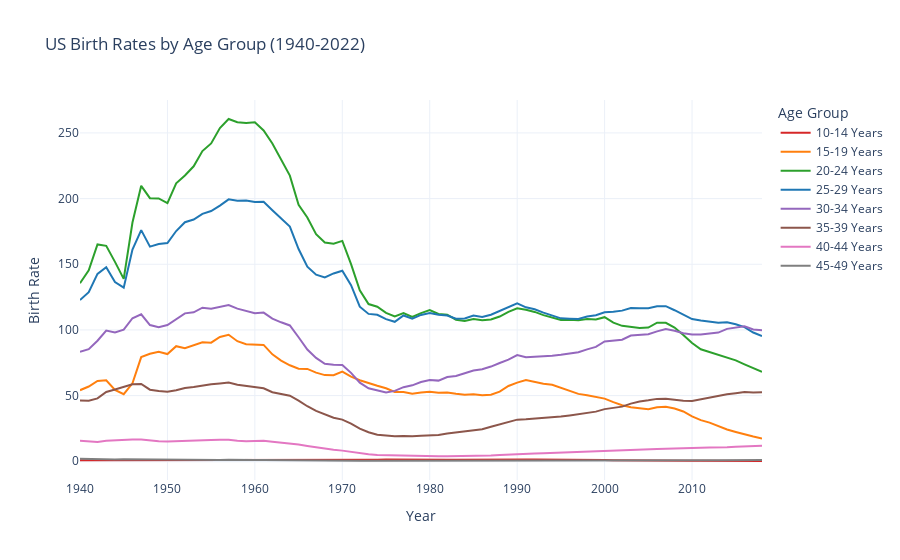

Notebook code cell kept with this figure:
### Code cell
#Create Plotly line graph visualizing annual birth rate statistics by age group

# Convert year and birth_rate to numeric types
results_df['year'] = pd.to_numeric(results_df['year'])
results_df['birth_rate'] = pd.to_numeric(results_df['birth_rate'])

# Create the line graph
fig = go.Figure()

# Color palette for the age groups
colors = ['#d62728', '#ff7f0e', '#2ca02c', '#1f77b4', '#9467bd', '#8c564b', '#e377c2', '#7f7f7f']

# Add a line for each age group
for i, age_group in enumerate(results_df['age_group'].unique()):
    df_age = results_df[results_df['age_group'] == age_group]
    fig.add_trace(go.Scatter(
        x=df_age['year'], 
        y=df_age['birth_rate'],
        mode='lines',
        name=age_group,
        line=dict(color=colors[i], width=2)
    ))

# Update layout
fig.update_layout(
    title='US Birth Rates by Age Group (1940-2022)',
    xaxis_title='Year',
    yaxis_title='Birth Rate',
    legend_title='Age Group',
    hovermode="x unified",
    template="plotly_white"
)

# Add range slider
# fig.update_xaxes(
#     rangeslider_visible=True,
#     rangeselector=dict(
#         buttons=list([
#             dict(count=10, label="10y", step="year", stepmode="backward"),
#             dict(count=20, label="20y", step="year", stepmode="backward"),
#             dict(count=30, label="30y", step="year", stepmode="backward"),
#             dict(step="all")
#        ])
#    )
#)

# Show the plot
fig.show()
